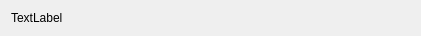
<?xml version="1.0" encoding="UTF-8"?>
<ui version="4.0">
 <class>ButtonForm</class>
 <widget class="QWidget" name="ButtonForm">
  <property name="geometry">
   <rect>
    <x>0</x>
    <y>0</y>
    <width>421</width>
    <height>31</height>
   </rect>
  </property>
  <property name="sizePolicy">
   <sizepolicy hsizetype="Preferred" vsizetype="Fixed">
    <horstretch>0</horstretch>
    <verstretch>0</verstretch>
   </sizepolicy>
  </property>
  <property name="maximumSize">
   <size>
    <width>16777215</width>
    <height>31</height>
   </size>
  </property>
  <property name="windowTitle">
   <string>Form</string>
  </property>
  <layout class="QHBoxLayout" name="horizontalLayout_2">
   <item>
    <widget class="QLabel" name="buttonNameLabel">
     <property name="sizePolicy">
      <sizepolicy hsizetype="Preferred" vsizetype="Preferred">
       <horstretch>0</horstretch>
       <verstretch>0</verstretch>
      </sizepolicy>
     </property>
     <property name="text">
      <string>TextLabel</string>
     </property>
    </widget>
   </item>
   <item>
    <widget class="QLabel" name="imageLabel">
     <property name="text">
      <string/>
     </property>
     <property name="scaledContents">
      <bool>false</bool>
     </property>
     <property name="alignment">
      <set>Qt::AlignRight|Qt::AlignTrailing|Qt::AlignVCenter</set>
     </property>
    </widget>
   </item>
  </layout>
 </widget>
 <resources/>
 <connections/>
</ui>
